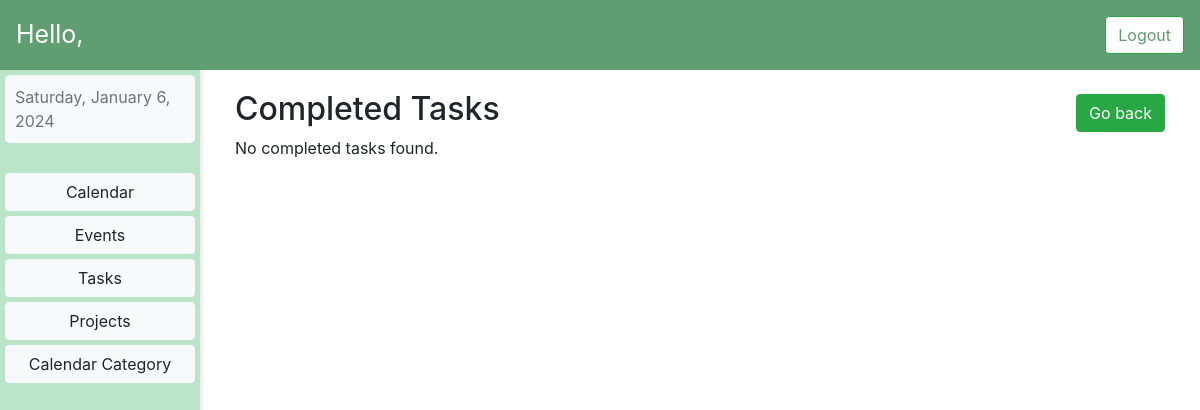
/completed-tasks/, run on an earlier commit of the app's database.
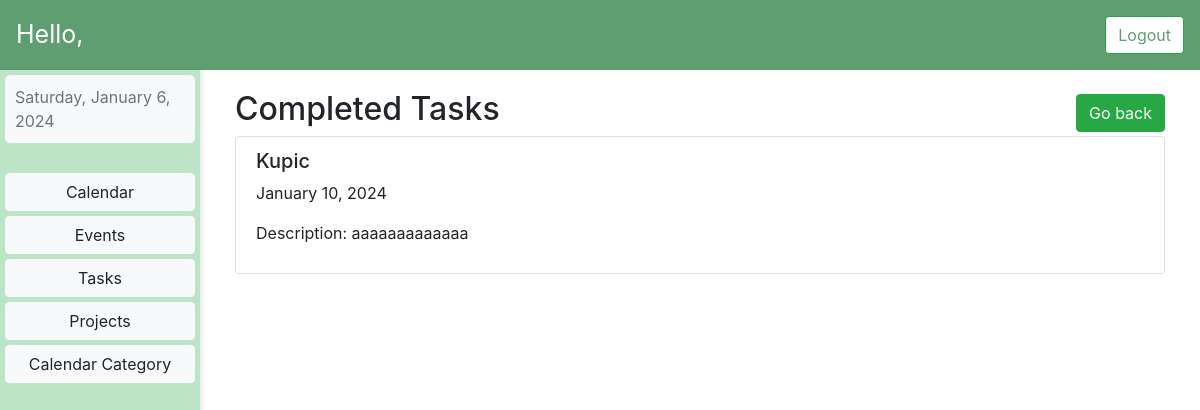
And on a later commit of the database.
### MyCalendar/models.py (models this page shows)
class Task(models.Model):
    HIGH_PRIORITY = 1
    MEDIUM_PRIORITY = 2
    LOW_PRIORITY = 3
    PRIORITY_CHOICES = [
        (HIGH_PRIORITY, 'High Priority'),
        (MEDIUM_PRIORITY, 'Medium Priority'),
        (LOW_PRIORITY, 'Low Priority'),
    ]
    user = models.ForeignKey(User, on_delete=models.CASCADE)
    title = models.CharField(max_length=200)
    description = models.TextField(blank=True)
    start_date = models.DateField()
    priority = models.IntegerField(choices=PRIORITY_CHOICES)
    completed = models.BooleanField(default=False)

### MyCalendar/views.py (the view)
# urls.py: path('completed-tasks/', completed_tasks_view, name='completed_tasks'),
def completed_tasks_view(request):
    completed_tasks = Task.objects.filter(completed=True).order_by('-start_date')
    return render(request, 'completed_tasks.html', {
        'completed_tasks': completed_tasks,
    })

### templates/completed_tasks.html (shortened to what this page needs)
{% extends 'dashboard.html' %}
{% load static %}
{% block styles %}
    <link rel="stylesheet" type="text/css" href="{% static 'css/dashboard.css' %}">
{% endblock %}
{% block dynamic_content %}
    <div class="row mar">
         <div class="col-md-12">
             <div class="d-flex justify-content-between align-items-center">
                <h2 class="mr-auto">Completed Tasks</h2>
                <a href="{% url 'task_list' %}" class="btn btn-success ml-auto">Go back</a>
            </div>
            <ul class="list-group">
                {% for task in completed_tasks %}
                    <li class="list-group-item">
                        <div class="d-flex justify-content-between align-items-center">
                            <div>
                                <h5>{{ task.title }}</h5>
                                <p>{{ task.start_date|date:"F d, Y" }}</p>
                                {% if task.description %}
                                    <p>Description: {{ task.description }}</p>
                                {% endif %}
                            </div>
                        </div>
                    </li>
                {% empty %}
                    <p>No completed tasks found.</p>
                {% endfor %}
            </ul>
        </div>
    </div>
{% endblock %}

What changed in the data, as far as the page shows it:
now on this page (row edited): Task: title "Kupic", start_date "January 10, 2024", description "aaaaaaaaaaaaa"
Also different on the page:
text no longer shown: "No completed tasks found."
